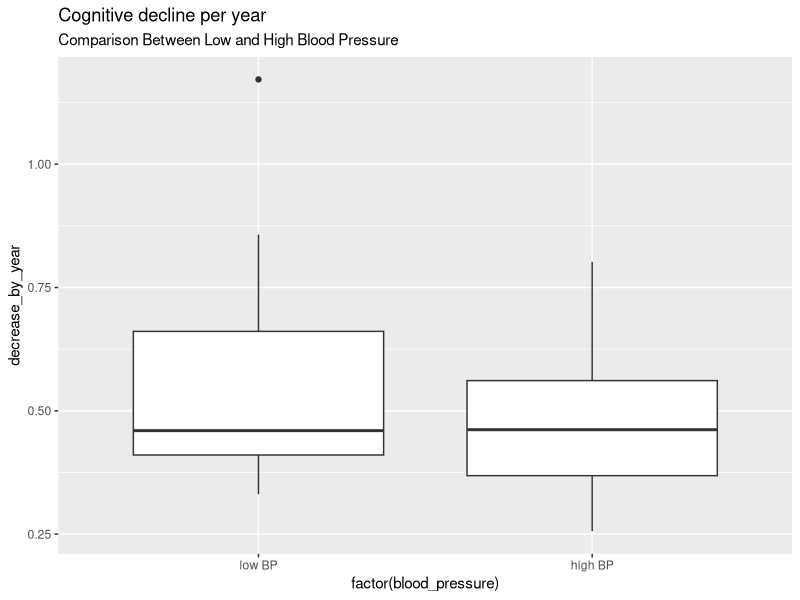
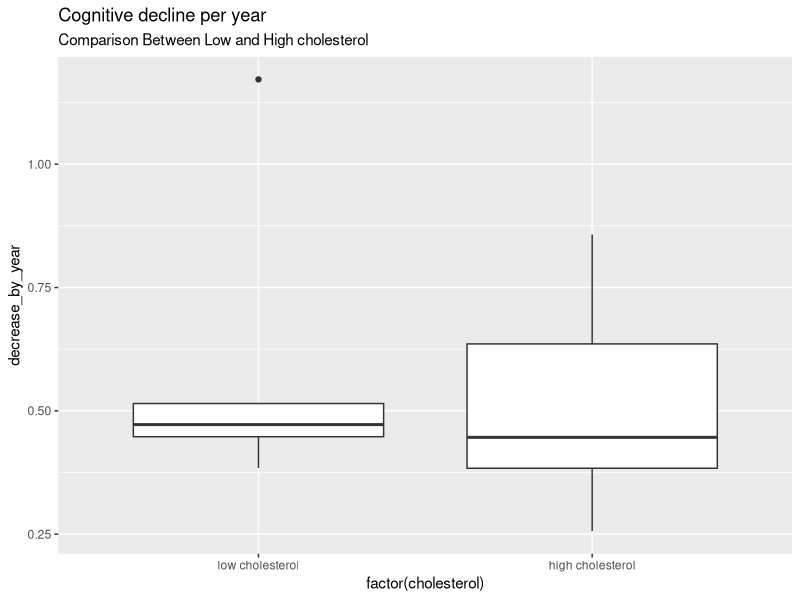
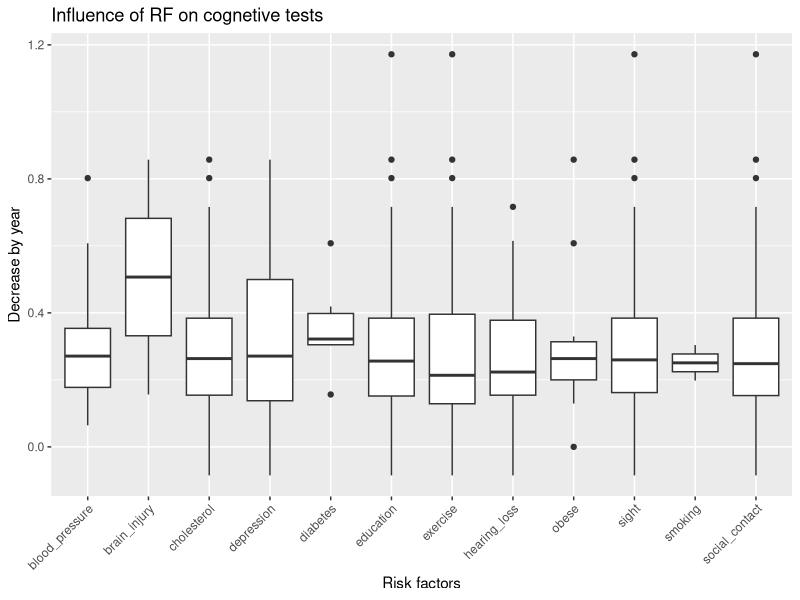
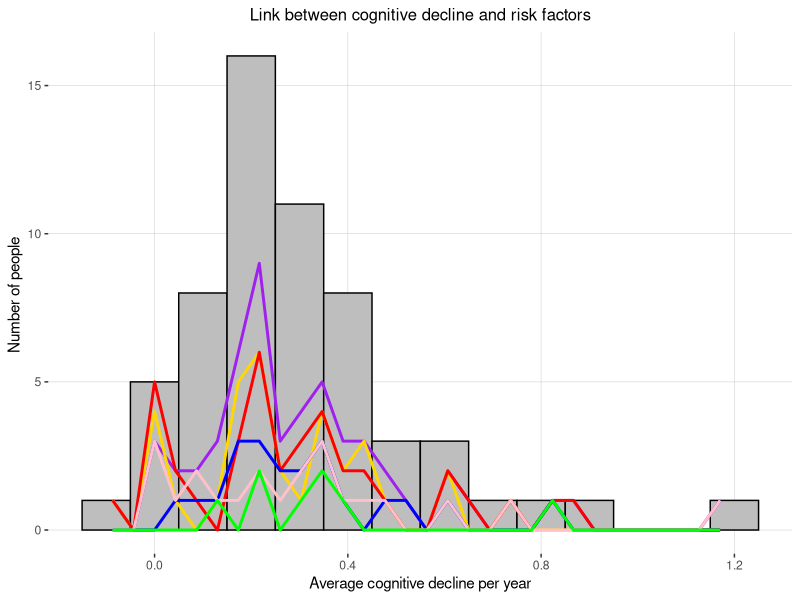
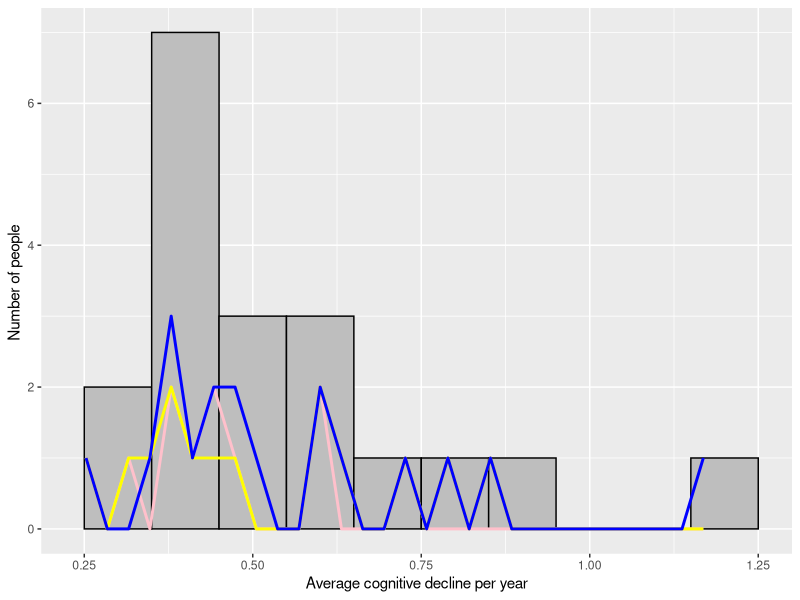

Generate these figures, in order, with R:
install.packages("readr")
library(readr)
df<-read_tsv("risks_tests_20.tsv")


#verschil berekenen tussen beide cognitieve testen
df$verschil_cogn_test<- df$`MMSE`- df$`MOCA`



#verschil berekenen tussen data van afname cognitieve test
df$verschil_dag_testafn <- df$`MOCA_date`- df$`MMSE_date`

#verschil van dagen naar jaren zetten
df$verschil_jaar_testafn <- (df$`verschil_dag_testafn`/(365))

#numeriek maken aangezien R er dagen van maaktte
df$verschil_jaar_testafn <- as.numeric(df$verschil_jaar_testafn)



#daling cognitieve test per jaar
df$decrease_by_year <- (df$verschil_cogn_test/ (df$verschil_jaar_testafn))

library(tidyverse)


#grafiek maken: cognitieve achteruitgang linken met BP (ja/nee)
df_selected <- df |>
  filter(`MOCA`<26, `verschil_cogn_test`>=3)

df_selected |> 
  ggplot(aes(x = factor(blood_pressure), y = decrease_by_year)) +
  geom_boxplot() +
  scale_x_discrete(labels = c("-1" = "low BP", "1" = "high BP")) +
  labs(
  title="Cognitive decline per year",
  subtitle = "Comparison Between Low and High Blood Pressure"
)


#vergelijken op cholesterol
df_selected |> 
  ggplot(aes(x = factor(cholesterol), y = decrease_by_year)) +
  geom_boxplot() +
  scale_x_discrete(labels = c("-1" = "low cholesterol", "1" = "high cholesterol")) +
  labs(
    title="Cognitive decline per year",
    subtitle = "Comparison Between Low and High cholesterol"
  )

#alle boxplotten tesamen om te kijken welke RF eruit springt
df_tesamen<- df|> 
  select(hearing_loss, cholesterol, education, depression, social_contact, 
         brain_injury, sight, exercise, diabetes, smoking, blood_pressure, 
         obese, decrease_by_year) |>
  gather(key = "risicofactoren", value = "waarde", -decrease_by_year) |> 
  filter(waarde == 1)


ggplot(df_tesamen, aes(x = risicofactoren, y = decrease_by_year)) +
  geom_boxplot() + 
  labs(
    title = "Influence of RF on cognetive tests",
       x = "Risk factors",
       y = "Decrease by year") +
  theme(axis.text.x = element_text(angle = 45, hjust = 1))



#GRAFIEK MAKEN
library(ggplot2)

ggplot(df, aes(x = decrease_by_year)) +
  geom_histogram(color = "black", fill= "grey", binwidth=0.1)+
  geom_line(data = df[df$sight == 1, ], 
            aes(y = ..count..), stat = "bin", color = "purple", size = 1)+
  geom_line(data = df[df$hearing_loss == 1, ], 
            aes(y = ..count..), stat = "bin", color = "gold", size = 1)+
  geom_line(data = df[df$cholesterol == 1, ], 
            aes(y = ..count..), stat = "bin", color = "red", size = 1)+
  geom_line(data = df[df$blood_pressure == 1, ], 
            aes(y = ..count..), stat = "bin", color = "blue", size = 1)+
  geom_line(data = df[df$residence == "city", ], 
            aes(y = ..count..), stat = "bin", color = "pink", size = 1)+
  geom_line(data = df[df$alcohol_units %in% c("10-15_u/w", "15-20_u/w", ">20_u/w"), ],
            aes(y = ..count..), stat = "bin", color = "green", size = 1)+
  labs(
    title = "Link between cognitive decline and risk factors",
    x = "Average cognitive decline per year",
    y = "Number of people ", 
    color = "blood pressure"
  ) +
  theme(
    plot.title = element_text(size = 12, hjust = 0.5),
    axis.title.x = element_text(size = 11),  
    axis.title.y = element_text(size = 11),
    panel.background = element_rect(fill = "white"),
    panel.grid.major = element_line(color = "lightgrey", size = 0.2)
    )



 #nu selecteren op mensen met score lager dan 26 en verschil >3: 
library(ggplot2)

ggplot(df_selected, aes(x = decrease_by_year)) +
  geom_histogram(color = "black", fill= "grey", binwidth=0.1, na.rm = TRUE)+
  geom_line(data = df_selected[df_selected$hearing_loss == 1, ], 
            aes(y = ..count..), stat = "bin", color = "pink", size = 1)+
  geom_line(data = df_selected[df_selected$cholesterol == 1, ], 
            aes(y = ..count..), stat = "bin", color = "yellow", size = 1)+
  geom_line(data = df_selected[df_selected$sight == 1, ], #1 of -1?????? -> slecht is ja: 1
            aes(y = ..count..), stat = "bin", color = "blue", size = 1)+
  labs(
    x = "Average cognitive decline per year",
    y = "Number of people ", 
  )

